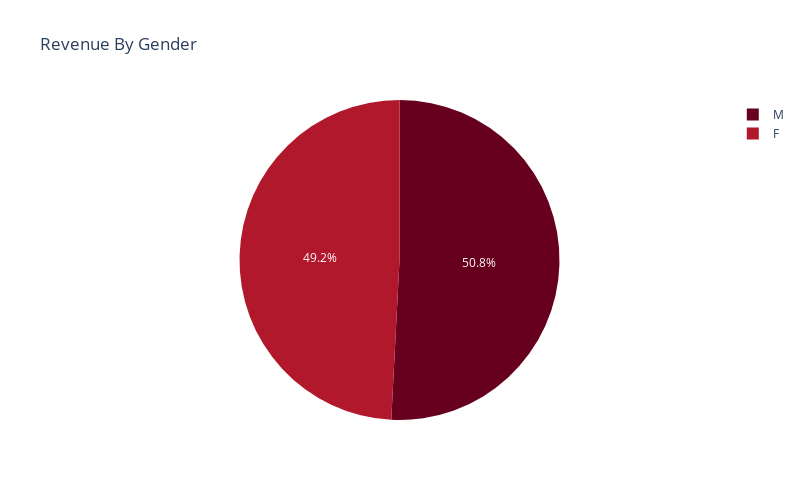

The notebook cell this image was saved under:
### Code cell
# revenue by gender 
gender = bk.groupby(['Customer_Gender'])['Revenue'].sum()

data = {
    "Gender" : gender.index,
    "Revenue" : gender.values
     
}

gn1 = pd.DataFrame(data)

px.pie(gn1, values= 'Revenue', names= 'Gender', 
       title='Revenue By Gender', 
       color_discrete_sequence=px.colors.sequential.RdBu,
      width = 800, height = 500)

### Figure 1 — Plotly figure (JSON) as saved in the notebook; plotly's stock layout.template omitted (floating-point values rounded to 4 significant figures)
{"data": [{"domain": {"x": [0.0, 1.0], "y": [0.0, 1.0]}, "hovertemplate": "Gender=%{label}<br>Revenue=%{value}<extra></extra>", "labels": ["F", "M"], "legendgroup": "", "name": "", "showlegend": true, "type": "pie", "values": [41935599, 43335409]}], "layout": {"height": 500, "legend": {"tracegroupgap": 0}, "piecolorway": ["rgb(103,0,31)", "rgb(178,24,43)", "rgb(214,96,77)", "rgb(244,165,130)", "rgb(253,219,199)", "rgb(247,247,247)", "rgb(209,229,240)", "rgb(146,197,222)", "rgb(67,147,195)", "rgb(33,102,172)", "rgb(5,48,97)"], "title": {"text": "Revenue By Gender"}, "width": 800}}
